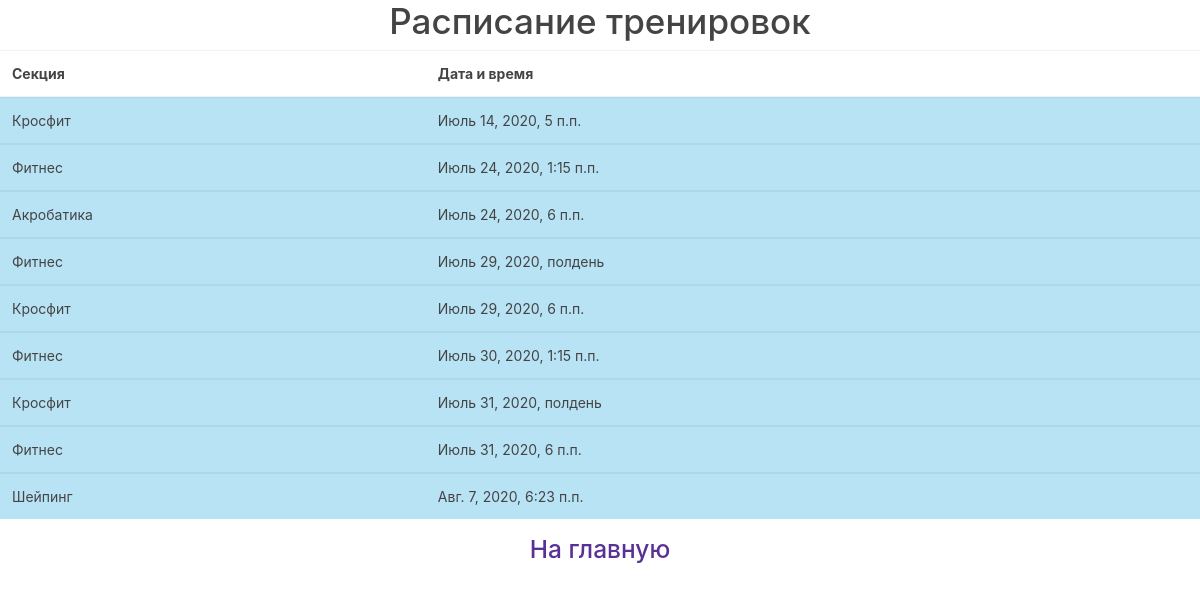
Before: /schedule with the older database file.
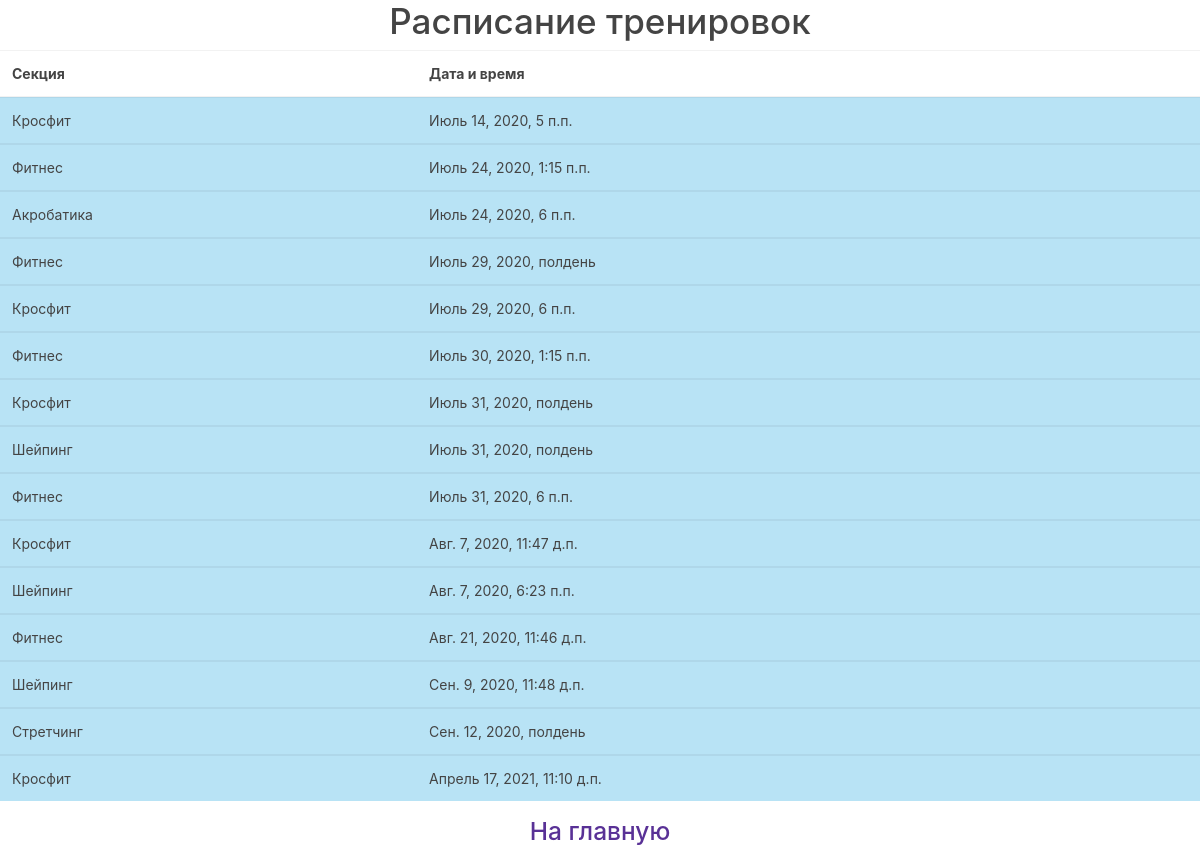
After: the same page with the newer database file.
### trainings/models.py (models this page shows, shortened)
class Training(models.Model):
    name = models.CharField(max_length=20, choices=sections)
    time = models.DateTimeField()

### trainings/templates/schedule.html (shortened to what this page needs)
{% extends 'index.html' %}
{% block content %}
{% if object_list %}
<table class="table table-hover">
      <thead>
    <tr>
      <th scope="col">Секция</th>
      <th scope="col">Дата и время</th>
    </tr>
      </thead>
{%for train in  object_list|dictsort:"time"  %}
 <tbody>
    <tr class="table-info">
      <td>{{train.get_name_display}}</td>
      <td>{{train.time}}</td>
    </tr>
 </tbody>
{% endfor %}
{% endif %}
</table>
<h3 align="center"><a href="/index" >На главную</a></h3>
{% endblock content %}

### index/templates/index.html (shortened to what this page needs)
<!DOCTYPE html>
{%load static %}
<html lang="en">
<head>
    <link rel="stylesheet" href="{%static "css/bootstrap.min.css"%}" type="text/css">
</head>
<body>
<h1 align=center ">Расписание тренировок</h1>
{% block content %}{% endblock content %}
</body>
</html>

Changed rows visible on the page:
added Training: name "Шейпинг", time "Июль 31, 2020, полдень"
added Training: name "Кросфит", time "Авг. 7, 2020, 11:47 д.п."
added Training: name "Фитнес", time "Авг. 21, 2020, 11:46 д.п."
added Training: name "Шейпинг", time "Сен. 9, 2020, 11:48 д.п."
added Training: name "Стретчинг", time "Сен. 12, 2020, полдень"
added Training: name "Кросфит", time "Апрель 17, 2021, 11:10 д.п."
